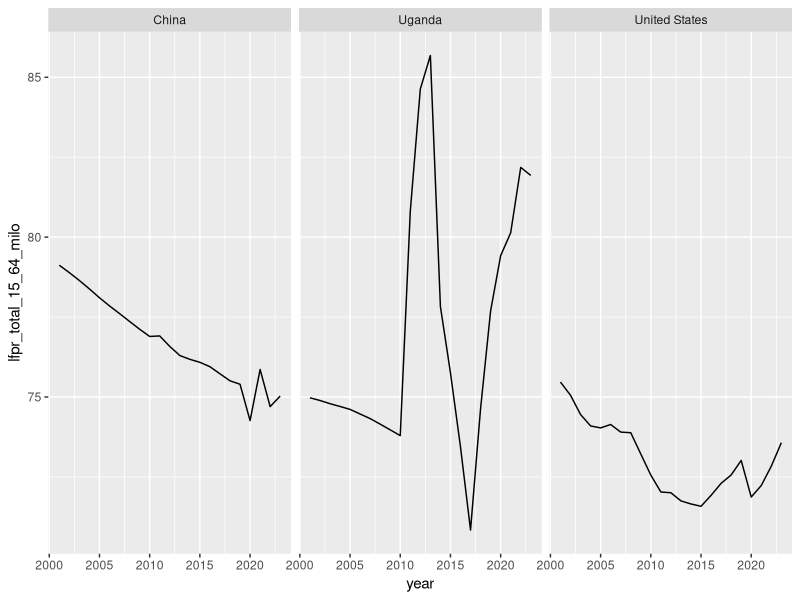
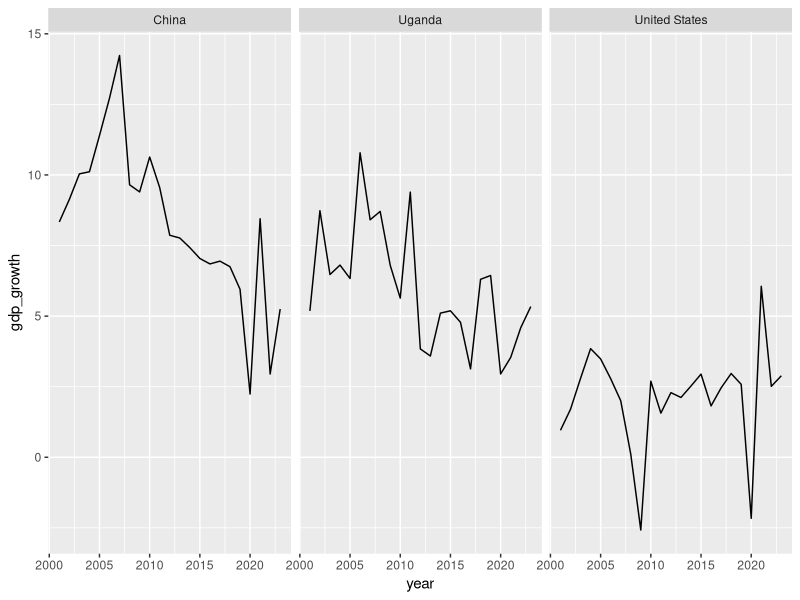
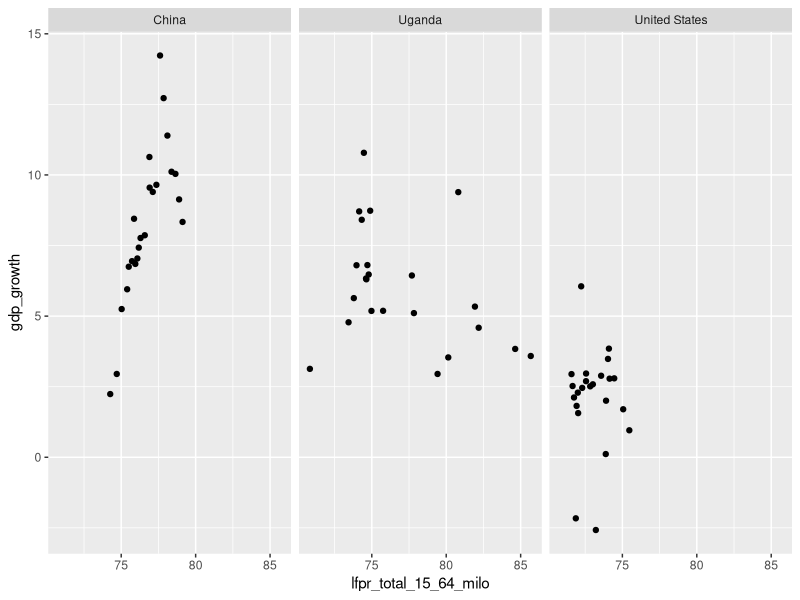
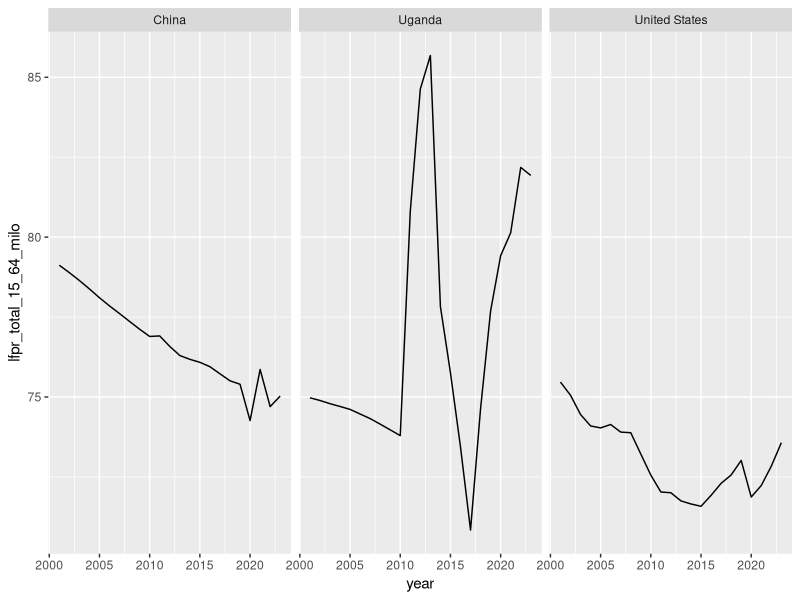
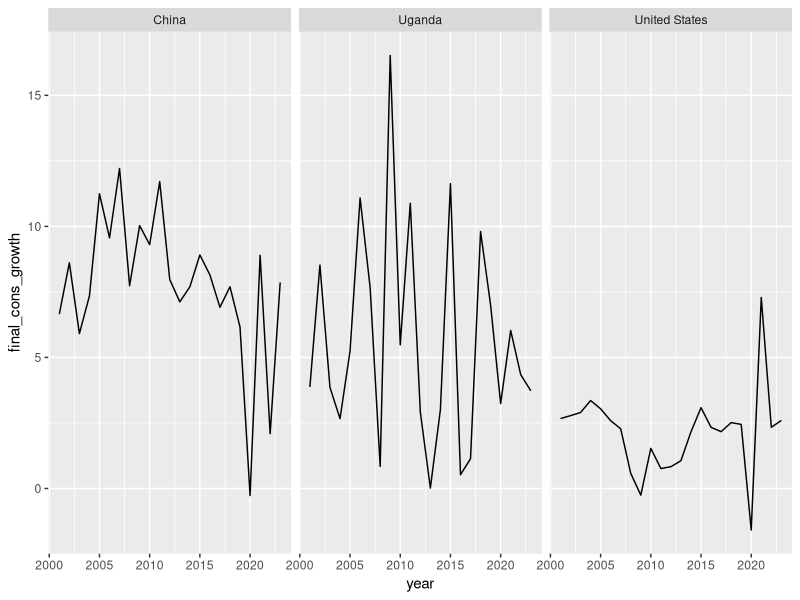
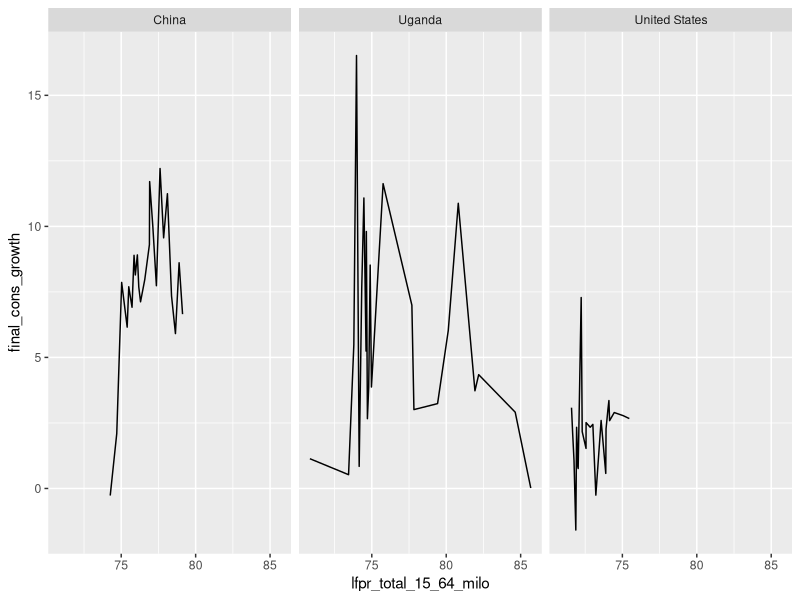
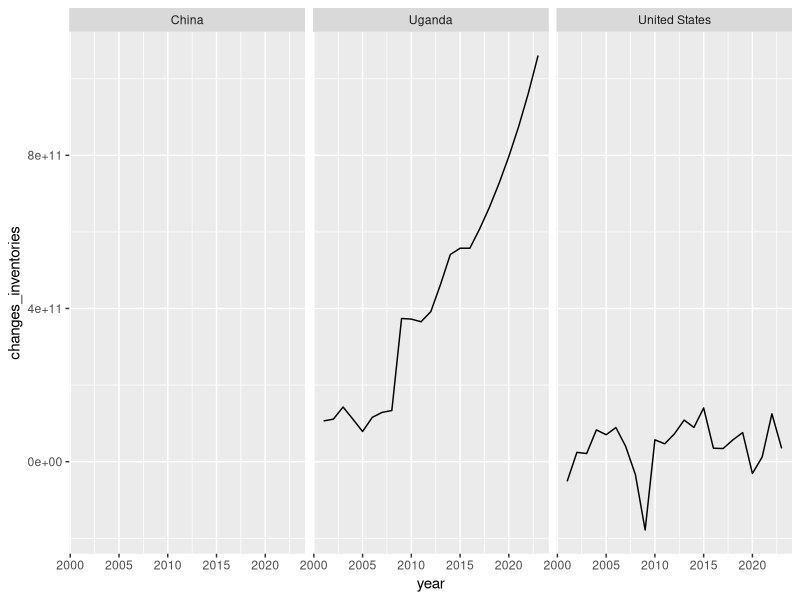
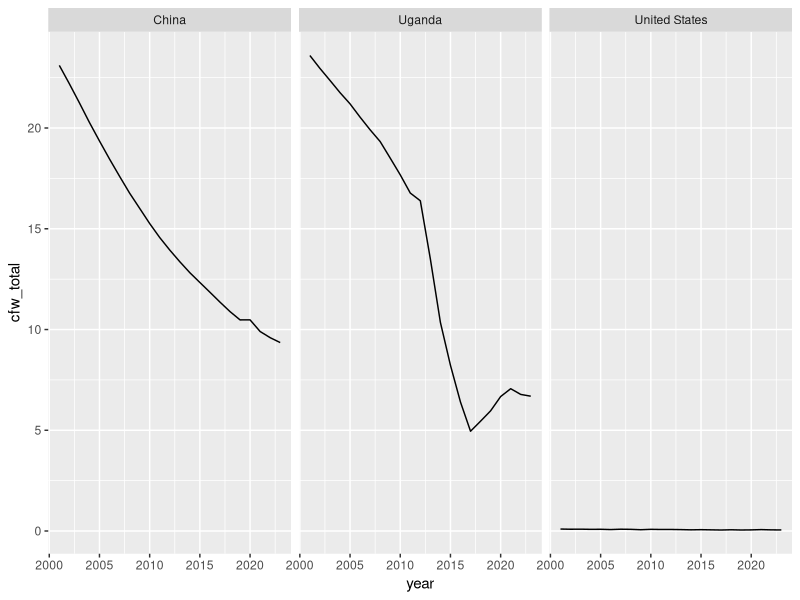

The R script that drew these images, in order:
## ---- chunk 1
# install.packages(c("readxl", "writexl")

library(readxl)
library(writexl)
library(tidyverse)
library(tibble)

## ---- chunk 2
# Read Original File and Assign it to "data" 

data <- read_excel("data/0_OriginData_World_Development_Indicators.xlsx")

# Pivot longer to convert year columns into a "Year" column

data_long <- data |>
  pivot_longer(
    cols = starts_with("20"), 
    # Select all year columns (2001-2023)
    names_to = "Year",          
    # Move column names to "Year"
    values_to = "Value"
    # Store data values in "Value"
    )        

# Drop NAs contained by these cols

data_long <- data_long |>
  drop_na(`Country Name`, `Country Code`, `Series Code`, `Series Name`)

# Convert Year column to numeric

data_long$Year <- as.numeric(str_extract(data_long$Year, "\\d+"))

# Pivot wider to make Series Name values into separate columns

data_clean <- data_long |>
  select(-"Series Code") |>
  # delete the "Series Code" column
  pivot_wider(names_from = "Series Name", 
              values_from = "Value")

## ---- chunk 3
# Save the data as an Excel file

# write_xlsx(data_clean, "data/1_world_bank_data_clean.xlsx")

## ---- chunk 4
# Define short names for selected variables
data_available <- data_clean %>%
  select(
    country_name                = `Country Name`,
    country_code                = `Country Code`,
    year                        = `Year`,
    changes_inventories         = `Changes in inventories (constant LCU)`,
    cfw_female                  = `Contributing family workers, female (% of female employment) (modeled ILO estimate)`,
    cfw_male                    = `Contributing family workers, male (% of male employment) (modeled ILO estimate)`,
    cfw_total                   = `Contributing family workers, total (% of total employment) (modeled ILO estimate)`,
    employers_female            = `Employers, female (% of female employment) (modeled ILO estimate)`,
    employers_male              = `Employers, male (% of male employment) (modeled ILO estimate)`,
    employers_total             = `Employers, total (% of total employment) (modeled ILO estimate)`,
    empl_agri                 = `Employment in agriculture (% of total employment) (modeled ILO estimate)`,
    empl_agri_female          = `Employment in agriculture, female (% of female employment) (modeled ILO estimate)`,
    empl_agri_male            = `Employment in agriculture, male (% of male employment) (modeled ILO estimate)`,
    empl_industry             = `Employment in industry (% of total employment) (modeled ILO estimate)`,
    empl_industry_female      = `Employment in industry, female (% of female employment) (modeled ILO estimate)`,
    empl_industry_male        = `Employment in industry, male (% of male employment) (modeled ILO estimate)`,
    empl_services             = `Employment in services (% of total employment) (modeled ILO estimate)`,
    empl_services_female      = `Employment in services, female (% of female employment) (modeled ILO estimate)`,
    empl_services_male        = `Employment in services, male (% of male employment) (modeled ILO estimate)`,
    emp_pop_15plus_female_milo  = `Employment to population ratio, 15+, female (%) (modeled ILO estimate)`,
    emp_pop_15plus_female_nat   = `Employment to population ratio, 15+, female (%) (national estimate)`,
    emp_pop_15plus_male_milo    = `Employment to population ratio, 15+, male (%) (modeled ILO estimate)`,
    emp_pop_15plus_male_nat     = `Employment to population ratio, 15+, male (%) (national estimate)`,
    emp_pop_15plus_total_milo   = `Employment to population ratio, 15+, total (%) (modeled ILO estimate)`,
    emp_pop_15plus_total_nat    = `Employment to population ratio, 15+, total (%) (national estimate)`,
    emp_pop_15_24_female_milo   = `Employment to population ratio, ages 15-24, female (%) (modeled ILO estimate)`,
    emp_pop_15_24_female_nat    = `Employment to population ratio, ages 15-24, female (%) (national estimate)`,
    emp_pop_15_24_male_milo     = `Employment to population ratio, ages 15-24, male (%) (modeled ILO estimate)`,
    emp_pop_15_24_male_nat      = `Employment to population ratio, ages 15-24, male (%) (national estimate)`,
    emp_pop_15_24_total_milo    = `Employment to population ratio, ages 15-24, total (%) (modeled ILO estimate)`,
    emp_pop_15_24_total_nat     = `Employment to population ratio, ages 15-24, total (%) (national estimate)`,
    exports_growth              = `Exports of goods and services (annual % growth)`,
    exports_const               = `Exports of goods and services (constant LCU)`,
    final_cons_growth           = `Final consumption expenditure (annual % growth)`,
    final_cons_const            = `Final consumption expenditure (constant LCU)`,
    gdp_const                   = `GDP (constant LCU)`,
    gdp_growth                  = `GDP growth (annual %)`,
    gdp_percap_const            = `GDP per capita (constant LCU)`,
    gdp_percap_growth           = `GDP per capita growth (annual %)`,
    gdp_per_person_employed     = `GDP per person employed (constant 2021 PPP $)`,
    gov_final_cons_growth       = `General government final consumption expenditure (annual % growth)`,
    gov_final_cons_const        = `General government final consumption expenditure (constant LCU)`,
    gni_const                   = `GNI (constant LCU)`,
    gni_growth                  = `GNI growth (annual %)`,
    gni_percap_const            = `GNI per capita (constant LCU)`,
    gni_percap_growth           = `GNI per capita growth (annual %)`,
    gov_exp_edu_pct_gdp         = `Government expenditure on education, total (% of GDP)`,
    gov_exp_edu_pct_gov         = `Government expenditure on education, total (% of government expenditure)`,
    gross_capital_growth        = `Gross capital formation (annual % growth)`,
    gross_capital_const         = `Gross capital formation (constant LCU)`,
    gross_fixed_capital_growth  = `Gross fixed capital formation (annual % growth)`,
    gross_fixed_capital_const   = `Gross fixed capital formation (constant LCU)`,
    gross_national_expenditure  = `Gross national expenditure (constant LCU)`,
    households_cons_growth      = `Households and NPISHs Final consumption expenditure (annual % growth)`,
    households_cons_const       = `Households and NPISHs Final consumption expenditure (constant LCU)`,
    households_cons_percap_growth = `Households and NPISHs Final consumption expenditure per capita growth (annual %)`,
    imports_growth              = `Imports of goods and services (annual % growth)`,
    imports_const               = `Imports of goods and services (constant LCU)`,
    lfpr_15_24_female_milo      = `Labor force participation rate for ages 15-24, female (%) (modeled ILO estimate)`,
    lfpr_15_24_female_nat       = `Labor force participation rate for ages 15-24, female (%) (national estimate)`,
    lfpr_15_24_male_milo        = `Labor force participation rate for ages 15-24, male (%) (modeled ILO estimate)`,
    lfpr_15_24_male_nat         = `Labor force participation rate for ages 15-24, male (%) (national estimate)`,
    lfpr_15_24_total_milo       = `Labor force participation rate for ages 15-24, total (%) (modeled ILO estimate)`,
    lfpr_15_24_total_nat        = `Labor force participation rate for ages 15-24, total (%) (national estimate)`,
    lfpr_female_15plus_milo      = `Labor force participation rate, female (% of female population ages 15+) (modeled ILO estimate)`,
    lfpr_female_15plus_nat       = `Labor force participation rate, female (% of female population ages 15+) (national estimate)`,
    lfpr_female_15_64_milo       = `Labor force participation rate, female (% of female population ages 15-64) (modeled ILO estimate)`,
    lfpr_male_15plus_milo        = `Labor force participation rate, male (% of male population ages 15+) (modeled ILO estimate)`,
    lfpr_male_15plus_nat         = `Labor force participation rate, male (% of male population ages 15+) (national estimate)`,
    lfpr_male_15_64_milo         = `Labor force participation rate, male (% of male population ages 15-64) (modeled ILO estimate)`,
    lfpr_total_15plus_milo       = `Labor force participation rate, total (% of total population ages 15+) (modeled ILO estimate)`,
    lfpr_total_15plus_nat        = `Labor force participation rate, total (% of total population ages 15+) (national estimate)`,
    lfpr_total_15_64_milo        = `Labor force participation rate, total (% of total population ages 15-64) (modeled ILO estimate)`,
    lf_adv_edu_total            = `Labor force with advanced education (% of total working-age population with advanced education)`,
    lf_adv_edu_female           = `Labor force with advanced education, female (% of female working-age population with advanced education)`,
    lf_adv_edu_male             = `Labor force with advanced education, male (% of male working-age population with advanced education)`,
    lf_basic_edu_total          = `Labor force with basic education (% of total working-age population with basic education)`,
    lf_basic_edu_female         = `Labor force with basic education, female (% of female working-age population with basic education)`,
    lf_basic_edu_male           = `Labor force with basic education, male (% of male working-age population with basic education)`,
    lf_intermediate_edu_total   = `Labor force with intermediate education (% of total working-age population with intermediate education)`,
    lf_intermediate_edu_female  = `Labor force with intermediate education, female (% of female working-age population with intermediate education)`,
    lf_intermediate_edu_male    = `Labor force with intermediate education, male (% of male working-age population with intermediate education)`,
    labor_female_pct            = `Labor force, female (% of total labor force)`,
    labor_total                 = `Labor force, total`,
    part_time_female            = `Part time employment, female (% of total female employment)`,
    part_time_male              = `Part time employment, male (% of total male employment)`,
    part_time_total             = `Part time employment, total (% of total employment)`,
    ratio_lfpr_female_male_milo = `Ratio of female to male labor force participation rate (%) (modeled ILO estimate)`,
    ratio_lfpr_female_male_nat  = `Ratio of female to male labor force participation rate (%) (national estimate)`,
    self_employed_female        = `Self-employed, female (% of female employment) (modeled ILO estimate)`,
    self_employed_male          = `Self-employed, male (% of male employment) (modeled ILO estimate)`,
    self_employed_total         = `Self-employed, total (% of total employment) (modeled ILO estimate)`,
    youth_not_in_edu_female     = `Share of youth not in education, employment or training, female (% of female youth population)`,
    youth_not_in_edu_male       = `Share of youth not in education, employment or training, male (% of male youth population)`,
    youth_not_in_edu_total      = `Share of youth not in education, employment or training, total (% of youth population)`,
    unemp_adv_edu_total         = `Unemployment with advanced education (% of total labor force with advanced education)`,
    unemp_adv_edu_female        = `Unemployment with advanced education, female (% of female labor force with advanced education)`,
    unemp_adv_edu_male          = `Unemployment with advanced education, male (% of male labor force with advanced education)`,
    unemp_basic_edu_total       = `Unemployment with basic education (% of total labor force with basic education)`,
    unemp_basic_edu_female      = `Unemployment with basic education, female (% of female labor force with basic education)`,
    unemp_basic_edu_male        = `Unemployment with basic education, male (% of male labor force with basic education)`,
    unemp_inter_edu_total       = `Unemployment with intermediate education (% of total labor force with intermediate education)`,
    unemp_inter_edu_female      = `Unemployment with intermediate education, female (% of female labor force with intermediate education)`,
    unemp_inter_edu_male        = `Unemployment with intermediate education, male (% of male labor force with intermediate education)`,
    unemp_female_milo           = `Unemployment, female (% of female labor force) (modeled ILO estimate)`,
    unemp_female_nat            = `Unemployment, female (% of female labor force) (national estimate)`,
    unemp_male_milo             = `Unemployment, male (% of male labor force) (modeled ILO estimate)`,
    unemp_male_nat              = `Unemployment, male (% of male labor force) (national estimate)`,
    unemp_total_milo            = `Unemployment, total (% of total labor force) (modeled ILO estimate)`,
    unemp_total_nat             = `Unemployment, total (% of total labor force) (national estimate)`,
    unemp_youth_female_milo     = `Unemployment, youth female (% of female labor force ages 15-24) (modeled ILO estimate)`,
    unemp_youth_female_nat      = `Unemployment, youth female (% of female labor force ages 15-24) (national estimate)`,
    unemp_youth_male_milo       = `Unemployment, youth male (% of male labor force ages 15-24) (modeled ILO estimate)`,
    unemp_youth_male_nat        = `Unemployment, youth male (% of male labor force ages 15-24) (national estimate)`,
    unemp_youth_total_milo      = `Unemployment, youth total (% of total labor force ages 15-24) (modeled ILO estimate)`,
    unemp_youth_total_nat       = `Unemployment, youth total (% of total labor force ages 15-24) (national estimate)`,
    vulnerable_emp_female       = `Vulnerable employment, female (% of female employment) (modeled ILO estimate)`,
    vulnerable_emp_male         = `Vulnerable employment, male (% of male employment) (modeled ILO estimate)`,
    vulnerable_emp_total        = `Vulnerable employment, total (% of total employment) (modeled ILO estimate)`,
    wage_workers_female         = `Wage and salaried workers, female (% of female employment) (modeled ILO estimate)`,
    wage_workers_male           = `Wage and salaried workers, male (% of male employment) (modeled ILO estimate)`,
    wage_workers_total          = `Wage and salaried workers, total (% of total employment) (modeled ILO estimate)`
  )

## ---- chunk 5
# Mutate the chr into numeric
data_available_clean <- data_available |> 
  mutate(across(-c(country_name, country_code, year), as.numeric))

## ---- chunk 6

codebook <- tribble(
  ~new_variable,                    ~original_variable,                                                    
  "country_name",                   "Country Name",
  "country_code",                   "Country Code",
  "year",                           "Year",
  "changes_inventories",            "Changes in inventories (constant LCU)",
  "cfw_female",                     "Contributing family workers, female (% of female employment) (modeled ILO estimate)",
  "cfw_male",                       "Contributing family workers, male (% of male employment) (modeled ILO estimate)",
  "cfw_total",                      "Contributing family workers, total (% of total employment) (modeled ILO estimate)",
  "employers_female",               "Employers, female (% of female employment) (modeled ILO estimate)",
  "employers_male",                 "Employers, male (% of male employment) (modeled ILO estimate)",
  "employers_total",                "Employers, total (% of total employment) (modeled ILO estimate)",
  "empl_agri",                      "Employment in agriculture (% of total employment) (modeled ILO estimate)",
  "empl_agri_female",               "Employment in agriculture, female (% of female employment) (modeled ILO estimate)",
  "empl_agri_male",                 "Employment in agriculture, male (% of male employment) (modeled ILO estimate)",
  "empl_industry",                  "Employment in industry (% of total employment) (modeled ILO estimate)",
  "empl_industry_female",           "Employment in industry, female (% of female employment) (modeled ILO estimate)",
  "empl_industry_male",             "Employment in industry, male (% of male employment) (modeled ILO estimate)",
  "empl_services",                  "Employment in services (% of total employment) (modeled ILO estimate)",
  "empl_services_female",           "Employment in services, female (% of female employment) (modeled ILO estimate)",
  "empl_services_male",             "Employment in services, male (% of male employment) (modeled ILO estimate)",
  "emp_pop_15plus_female_milo",     "Employment to population ratio, 15+, female (%) (modeled ILO estimate)",
  "emp_pop_15plus_female_nat",      "Employment to population ratio, 15+, female (%) (national estimate)",
  "emp_pop_15plus_male_milo",       "Employment to population ratio, 15+, male (%) (modeled ILO estimate)",
  "emp_pop_15plus_male_nat",        "Employment to population ratio, 15+, male (%) (national estimate)",
  "emp_pop_15plus_total_milo",      "Employment to population ratio, 15+, total (%) (modeled ILO estimate)",
  "emp_pop_15plus_total_nat",       "Employment to population ratio, 15+, total (%) (national estimate)",
  "emp_pop_15_24_female_milo",      "Employment to population ratio, ages 15-24, female (%) (modeled ILO estimate)",
  "emp_pop_15_24_female_nat",       "Employment to population ratio, ages 15-24, female (%) (national estimate)",
  "emp_pop_15_24_male_milo",        "Employment to population ratio, ages 15-24, male (%) (modeled ILO estimate)",
  "emp_pop_15_24_male_nat",         "Employment to population ratio, ages 15-24, male (%) (national estimate)",
  "emp_pop_15_24_total_milo",       "Employment to population ratio, ages 15-24, total (%) (modeled ILO estimate)",
  "emp_pop_15_24_total_nat",        "Employment to population ratio, ages 15-24, total (%) (national estimate)",
  "exports_growth",                 "Exports of goods and services (annual % growth)",
  "exports_const",                  "Exports of goods and services (constant LCU)",
  "final_cons_growth",              "Final consumption expenditure (annual % growth)",
  "final_cons_const",               "Final consumption expenditure (constant LCU)",
  "gdp_const",                      "GDP (constant LCU)",
  "gdp_growth",                     "GDP growth (annual %)",
  "gdp_percap_const",               "GDP per capita (constant LCU)",
  "gdp_percap_growth",              "GDP per capita growth (annual %)",
  "gdp_per_person_employed",        "GDP per person employed (constant 2021 PPP $)",
  "gov_final_cons_growth",          "General government final consumption expenditure (annual % growth)",
  "gov_final_cons_const",           "General government final consumption expenditure (constant LCU)",
  "gni_const",                      "GNI (constant LCU)",
  "gni_growth",                     "GNI growth (annual %)",
  "gni_percap_const",               "GNI per capita (constant LCU)",
  "gni_percap_growth",              "GNI per capita growth (annual %)",
  "gov_exp_edu_pct_gdp",            "Government expenditure on education, total (% of GDP)",
  "gov_exp_edu_pct_gov",            "Government expenditure on education, total (% of government expenditure)",
  "gross_capital_growth",           "Gross capital formation (annual % growth)",
  "gross_capital_const",            "Gross capital formation (constant LCU)",
  "gross_fixed_capital_growth",     "Gross fixed capital formation (annual % growth)",
  "gross_fixed_capital_const",      "Gross fixed capital formation (constant LCU)",
  "gross_national_expenditure",     "Gross national expenditure (constant LCU)",
  "households_cons_growth",         "Households and NPISHs Final consumption expenditure (annual % growth)",
  "households_cons_const",          "Households and NPISHs Final consumption expenditure (constant LCU)",
  "households_cons_percap_growth",  "Households and NPISHs Final consumption expenditure per capita growth (annual %)",
  "imports_growth",                 "Imports of goods and services (annual % growth)",
  "imports_const",                  "Imports of goods and services (constant LCU)",
  "lfpr_15_24_female_milo",         "Labor force participation rate for ages 15-24, female (%) (modeled ILO estimate)",
  "lfpr_15_24_female_nat",          "Labor force participation rate for ages 15-24, female (%) (national estimate)",
  "lfpr_15_24_male_milo",           "Labor force participation rate for ages 15-24, male (%) (modeled ILO estimate)",
  "lfpr_15_24_male_nat",            "Labor force participation rate for ages 15-24, male (%) (national estimate)",
  "lfpr_15_24_total_milo",          "Labor force participation rate for ages 15-24, total (%) (modeled ILO estimate)",
  "lfpr_15_24_total_nat",           "Labor force participation rate for ages 15-24, total (%) (national estimate)",
  "lfpr_female_15plus_milo",        "Labor force participation rate, female (% of female population ages 15+) (modeled ILO estimate)",
  "lfpr_female_15plus_nat",         "Labor force participation rate, female (% of female population ages 15+) (national estimate)",
  "lfpr_female_15_64_milo",         "Labor force participation rate, female (% of female population ages 15-64) (modeled ILO estimate)",
  "lfpr_male_15plus_milo",          "Labor force participation rate, male (% of male population ages 15+) (modeled ILO estimate)",
  "lfpr_male_15plus_nat",           "Labor force participation rate, male (% of male population ages 15+) (national estimate)",
  "lfpr_male_15_64_milo",           "Labor force participation rate, male (% of male population ages 15-64) (modeled ILO estimate)",
  "lfpr_total_15plus_milo",         "Labor force participation rate, total (% of total population ages 15+) (modeled ILO estimate)",
  "lfpr_total_15plus_nat",          "Labor force participation rate, total (% of total population ages 15+) (national estimate)",
  "lfpr_total_15_64_milo",          "Labor force participation rate, total (% of total population ages 15-64) (modeled ILO estimate)",
  "lf_adv_edu_total",               "Labor force with advanced education (% of total working-age population with advanced education)",
  "lf_adv_edu_female",              "Labor force with advanced education, female (% of female working-age population with advanced education)",
  "lf_adv_edu_male",                "Labor force with advanced education, male (% of male working-age population with advanced education)",
  "lf_basic_edu_total",             "Labor force with basic education (% of total working-age population with basic education)",
  "lf_basic_edu_female",            "Labor force with basic education, female (% of female working-age population with basic education)",
  "lf_basic_edu_male",              "Labor force with basic education, male (% of male working-age population with basic education)",
  "lf_intermediate_edu_total",      "Labor force with intermediate education (% of total working-age population with intermediate education)",
  "lf_intermediate_edu_female",     "Labor force with intermediate education, female (% of female working-age population with intermediate education)",
  "lf_intermediate_edu_male",       "Labor force with intermediate education, male (% of male working-age population with intermediate education)",
  "labor_female_pct",               "Labor force, female (% of total labor force)",
  "labor_total",                    "Labor force, total",
  "part_time_female",               "Part time employment, female (% of total female employment)",
  "part_time_male",                 "Part time employment, male (% of total male employment)",
  "part_time_total",                "Part time employment, total (% of total employment)",
  "ratio_lfpr_female_male_milo",     "Ratio of female to male labor force participation rate (%) (modeled ILO estimate)",
  "ratio_lfpr_female_male_nat",      "Ratio of female to male labor force participation rate (%) (national estimate)",
  "self_employed_female",           "Self-employed, female (% of female employment) (modeled ILO estimate)",
  "self_employed_male",             "Self-employed, male (% of male employment) (modeled ILO estimate)",
  "self_employed_total",            "Self-employed, total (% of total employment) (modeled ILO estimate)",
  "youth_not_in_edu_female",        "Share of youth not in education, employment or training, female (% of female youth population)",
  "youth_not_in_edu_male",          "Share of youth not in education, employment or training, male (% of male youth population)",
  "youth_not_in_edu_total",         "Share of youth not in education, employment or training, total (% of youth population)",
  "unemp_adv_edu_total",            "Unemployment with advanced education (% of total labor force with advanced education)",
  "unemp_adv_edu_female",           "Unemployment with advanced education, female (% of female labor force with advanced education)",
  "unemp_adv_edu_male",             "Unemployment with advanced education, male (% of male labor force with advanced education)",
  "unemp_basic_edu_total",          "Unemployment with basic education (% of total labor force with basic education)",
  "unemp_basic_edu_female",         "Unemployment with basic education, female (% of female labor force with basic education)",
  "unemp_basic_edu_male",           "Unemployment with basic education, male (% of male labor force with basic education)",
  "unemp_inter_edu_total",          "Unemployment with intermediate education (% of total labor force with intermediate education)",
  "unemp_inter_edu_female",         "Unemployment with intermediate education, female (% of female labor force with intermediate education)",
  "unemp_inter_edu_male",           "Unemployment with intermediate education, male (% of male labor force with intermediate education)",
  "unemp_female_milo",              "Unemployment, female (% of female labor force) (modeled ILO estimate)",
  "unemp_female_nat",               "Unemployment, female (% of female labor force) (national estimate)",
  "unemp_male_milo",                "Unemployment, male (% of male labor force) (modeled ILO estimate)",
  "unemp_male_nat",                 "Unemployment, male (% of male labor force) (national estimate)",
  "unemp_total_milo",               "Unemployment, total (% of total labor force) (modeled ILO estimate)",
  "unemp_total_nat",                "Unemployment, total (% of total labor force) (national estimate)",
  "unemp_youth_female_milo",        "Unemployment, youth female (% of female labor force ages 15-24) (modeled ILO estimate)",
  "unemp_youth_female_nat",         "Unemployment, youth female (% of female labor force ages 15-24) (national estimate)",
  "unemp_youth_male_milo",          "Unemployment, youth male (% of male labor force ages 15-24) (modeled ILO estimate)",
  "unemp_youth_male_nat",           "Unemployment, youth male (% of male labor force ages 15-24) (national estimate)",
  "unemp_youth_total_milo",         "Unemployment, youth total (% of total labor force ages 15-24) (modeled ILO estimate)",
  "unemp_youth_total_nat",          "Unemployment, youth total (% of total labor force ages 15-24) (national estimate)",
  "vulnerable_emp_female",          "Vulnerable employment, female (% of female employment) (modeled ILO estimate)",
  "vulnerable_emp_male",            "Vulnerable employment, male (% of male employment) (modeled ILO estimate)",
  "vulnerable_emp_total",           "Vulnerable employment, total (% of total employment) (modeled ILO estimate)",
  "wage_workers_female",            "Wage and salaried workers, female (% of female employment) (modeled ILO estimate)",
  "wage_workers_male",              "Wage and salaried workers, male (% of male employment) (modeled ILO estimate)",
  "wage_workers_total",             "Wage and salaried workers, total (% of total employment) (modeled ILO estimate)",
)


# Write the updated codebook to an Excel file
# write_xlsx(codebook, "data/3_codebook_availabledata.xlsx")



## ---- chunk 7
ggplot(data = data_available_clean, mapping = aes(x = year, y = lfpr_total_15_64_milo)) +
  geom_line()+
  facet_wrap(~country_name)


ggplot(data = data_available_clean, mapping = aes(x = year, y = gdp_growth)) +
  geom_line()+
  facet_wrap(~country_name)


ggplot(data = data_available_clean, mapping = aes(x = lfpr_total_15_64_milo, y = gdp_growth)) +
  geom_point()+
  facet_wrap(~country_name)

ggplot(data = data_available_clean, mapping = aes(x = year, y = lfpr_total_15_64_milo)) +
  geom_line()+
  facet_wrap(~country_name)

ggplot(data = data_available_clean, mapping = aes(x = year, y = final_cons_growth)) +
  geom_line()+
  facet_wrap(~country_name)


ggplot(data = data_available_clean, mapping = aes(x = lfpr_total_15_64_milo, y = final_cons_growth)) +
  geom_line()+
  facet_wrap(~country_name)



ggplot(data = data_available_clean, mapping = aes(x = year, y = changes_inventories)) +
  geom_line()+
  facet_wrap(~country_name)


data_available_clean |>
  
ggplot(mapping = aes(x = year, y = cfw_total)) +
  geom_line()+
  facet_wrap(~country_name)
